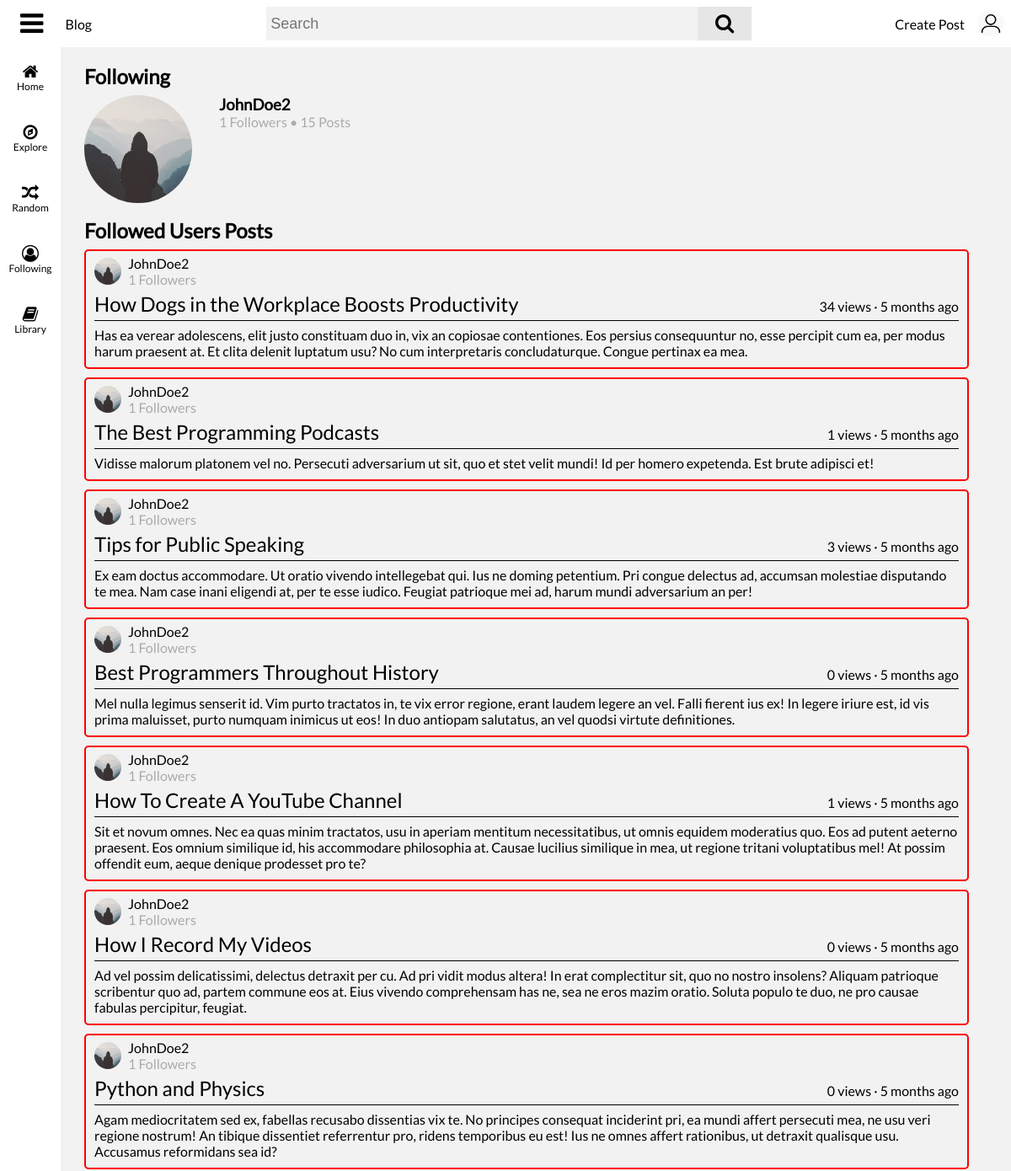
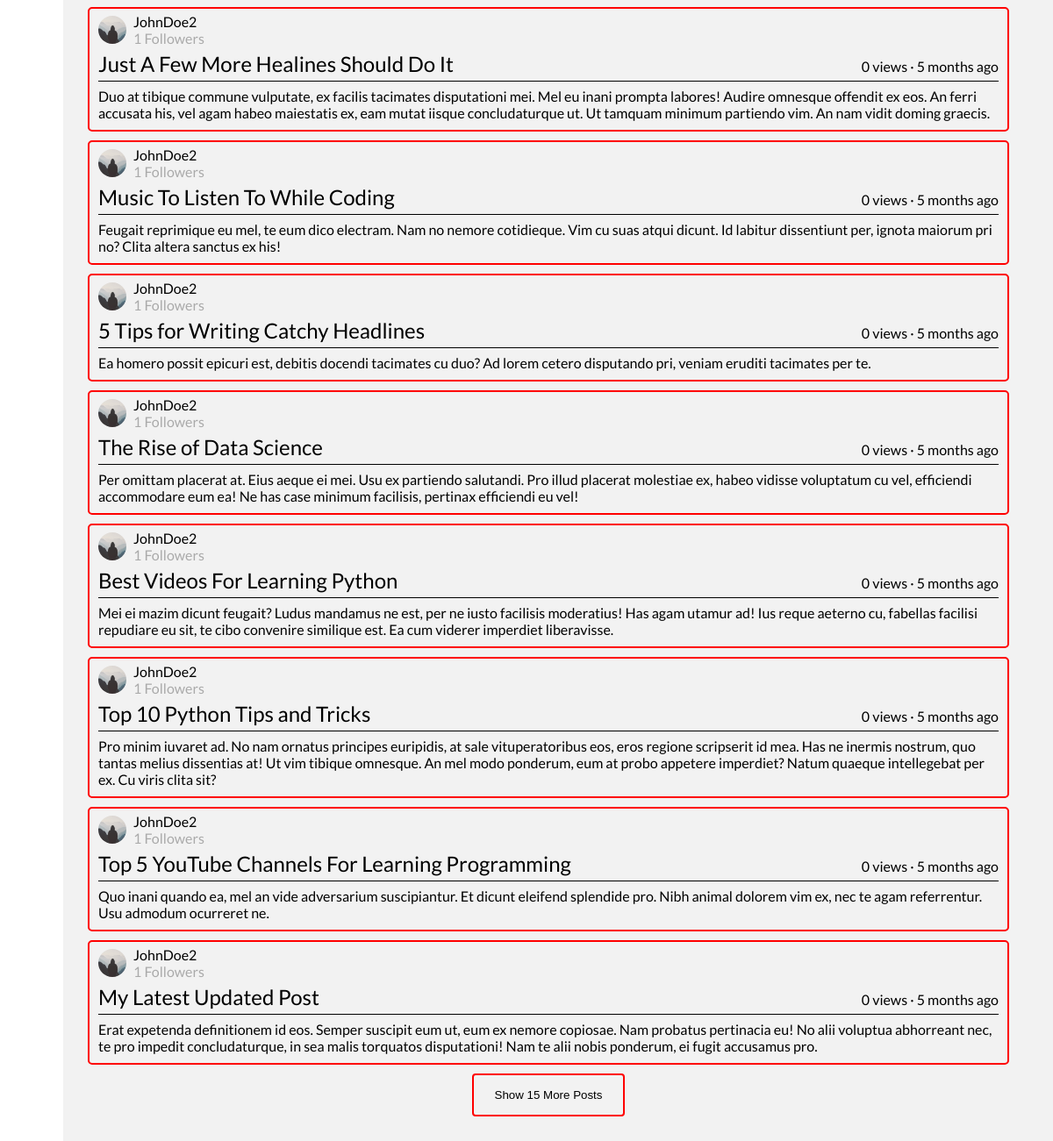
/following (signed in), run on the app's committed database (2 pictures, top to bottom).
### flaskblog/models.py (models this page shows, shortened)
class User(db.Model, UserMixin):
	id = db.Column(db.Integer, primary_key=True)
	username = db.Column(db.String(16), unique=True, nullable=False)
	email = db.Column(db.String(120), unique=True, nullable=False)
	image_file = db.Column(db.String(20), nullable=False, default='default.jpg')
	banner_image = db.Column(db.String(20), nullable=False, default='default_banner.jpg')
	description = db.Column(db.String(120), nullable=True)
	password = db.Column(db.String(60), nullable=False)
	security_question = db.Column(db.String(120), nullable=True)
	security_question_answer = db.Column(db.String(120), nullable=True)
	date_joined = db.Column(db.DateTime, default=datetime.utcnow, nullable=False)
	following = db.relationship('User', secondary=user_user_follow,
								primaryjoin=id == user_user_follow.c.follower_user_id,
								secondaryjoin=id == user_user_follow.c.following_user_id,
								backref='followers')
	media_uploads = db.relationship('Media', backref='uploader', lazy=True)
	posts_cached = db.relationship('PostCache', backref='cache_author', lazy=True)
	posts = db.relationship('Post', backref='author', lazy=True)
	posts_viewed = db.relationship('Post', secondary=user_post_view, backref='viewers')
	posts_liked = db.relationship('Post', secondary=user_post_like, backref='post_likers')
	posts_disliked = db.relationship('Post', secondary=user_post_dislike, backref='post_dislikers')
	featured_post_id = db.Column(db.Integer, nullable=True)
	comments = db.relationship('Comment', backref='author', lazy=True)
	comments_liked = db.relationship('Comment', secondary=user_comment_like, backref='comment_likers')
	comments_disliked = db.relationship('Comment', secondary=user_comment_dislike, backref='comment_dislikers')
	collections = db.relationship('Collection', backref='author', lazy=True)

class Post(db.Model):
	id = db.Column(db.Integer, primary_key=True)
	user_id = db.Column(db.Integer, db.ForeignKey('user.id'), nullable=False)
	title = db.Column(db.String(100), nullable=False)
	date_posted = db.Column(db.DateTime, nullable=False, default=datetime.utcnow)
	content = db.Column(db.Text, nullable=False)
	views = db.Column(db.Integer, nullable=False, default=0)
	likes = db.Column(db.Integer, nullable=False, default=0)
	comments = db.relationship('Comment', backref='parent', lazy=True)
	tags = db.relationship('Tag', secondary=post_tag_cat, backref='posts_tagged')
	def date_posted_ago(self):
		date_posted = getattr(self, 'date_posted')
		return get_duration(date_posted)

### flaskblog/main/routes.py (the view)
@main.route('/following')
@login_required
def following():
	followed_users = current_user.following
	followed_users_posts_count = {}
	for user in current_user.following:
		followed_users_posts_count[user.id] = len(Post.query.filter_by(user_id=user.id).all())
	followed_users_posts = []
	for user in current_user.following:
		followed_users_posts += Post.query.filter_by(user_id=user.id).all()
	limit_content = {}
	for following_user_post in followed_users_posts:
		splinted = re.split('{{|}}', following_user_post.content)
		for i, splint in enumerate(splinted):
			if splint == '':
				splinted.pop(i)
			elif '*/#|>' in splint:
				splinted.pop(i)
		if len(splinted[0].split()) > 17:
			limit_content[following_user_post.id] = splinted[0].split('\n')[0]
		else:
			limit_content[following_user_post.id] = splinted[0] + '...'
	return render_template('following.html', title='Followed', followed_users=followed_users,
						   followed_users_posts=followed_users_posts,
						   followed_users_posts_count=followed_users_posts_count,
						   limit_content=limit_content)

### flaskblog/main/forms.py
class SearchForm(FlaskForm):
    searched = SearchField(validators=[DataRequired()])

### flaskblog/main/routes.py (called while the page is built)
@main.app_context_processor
def inject_template_globals():
	if current_user.is_authenticated:
		image_file_2 = current_user.image_file
	else:
		image_file_2 = 'default.jpg'
	has_post_cache = False
	if current_user.is_authenticated:
		if PostCache.query.filter_by(user_id=current_user.id):
			has_post_cache = True
	return dict(image_file=url_for('static', filename=f'images/profile_pics/{image_file_2}'), SearchForm=SearchForm(),
				has_post_cache=has_post_cache)

### flaskblog/models.py (called while the page is built)
@login_manager.user_loader
def load_user(user_id):
	return User.query.get(user_id)

### flaskblog/templates/following.html (shortened to what this page needs)
{% extends 'base.html' %}
{% block body %}
	<div id="main-body">
		<div class="following-section">
			<div class="following-header">
				<h2>Following</h2>
			</div>
			<div class="following-body">
				{% if followed_users %}
					{% for user in followed_users %}
						<a href="{{ url_for('users.user_page', username=user.username) }}" style="text-decoration: none;">
							<div class="followed-user">
								<img class="followed-user-img" height="128" width="128" draggable="false" src="{{ url_for('static', filename='images/profile_pics/' + user.image_file) }}">
								<div class="followed-user-info-container">
									<h3>{{ user.username }}</h3>
									<div class="followed-user-followers-posts">
										{{ length(user.followers) }} Followers • {{ followed_users_posts_count[user.id] }} Posts
									</div>
								</div>
							</div>
						</a>
					{% endfor %}
				{% else %}
					<p class="following-filler">Not Following Anybody Yet</p>
				{% endif %}
			</div>
		</div>
		<div class="following-section">
			<div class="following-header">
				<h2>Followed Users Posts</h2>
			</div>
			<div class="following-body">
				{% if followed_users_posts %}
					{% for post in followed_users_posts %}
						<article class="post-container">
							<div class="post-header">
								<a href="{{ url_for('users.user_page', username=post.author.username) }}">
									<img class="post-user-img" height="32" width="32" draggable="false" src="{{ url_for('static', filename='images/profile_pics/' + post.author.image_file) }}">
								</a>
								<div class="post-header-info">
								<a href="{{ url_for('users.user_page', username=post.author.username) }}">
										{{ post.author.username }}
									</a>
									<span>{{ length(post.author.followers) }} Followers</span>
								</div>
							</div>
							<div class="post-title">
								<a href="{{ url_for('posts.post', post_id=post.id) }}">{{ post.title }}</a>
								{{ post.views }} views · {{ post.date_posted_ago() }}
							</div>
							<p class="post-content">{{ limit_content[post.id] }}</p>
						</article>
					{% endfor %}
					{% if length(followed_users_posts) > 0 %}
						<button class="following-view-button" onclick="redirect(`{{ url_for('users.user_posts', username=followed_users[0].username) }}`)">
							Show {{ length(followed_users_posts) }} More Posts
						</button>
					{% endif %}
				{% else %}
					<p class="following-filler">After you follow some users their posts they will show up here</p>
				{% endif %}
			</div>
		</div>
	</div>
{% endblock %}

### flaskblog/static/main.css (style rules this page uses)
[data-theme="light"] { --primary-color: #f2f2f2; --secondary-color: #f00; --primary-color-header: #fff; --secondary-color-header: #000; --search-box: #f2f2f2; --search-box-icon: #e6e6e6; --side-menu-color: #e6e6e6; --primary-text: #000; --primary-icon: #000; }
body { margin: 0; padding: 0; background-color: var(--primary-color); font-family: 'Lato', sans-serif; }
p, h1, h2, h3, h4, h5, h6, span { color: var(--primary-text); margin: 0px; padding: 0px; }
a { color: #3ea6ff margin: 0; padding: 0; }
button { cursor: pointer; margin: 0; padding: 0; }
#main-body { display: flex; flex-direction: column; padding: 76px 50px 20px 100px; }
.post-container { display: flex; flex-direction: column; color: var(--primary-text); padding-top: 5px; padding-left: 10px; padding-right: 10px; margin-bottom: 10px; border-radius: 5px; border: 2px solid var(--secondary-color); }
.post-header { display: flex; align-items: center; }
.post-header > a { display: inline-flex; }
.post-user-img { border-radius: 50px; }
.post-header-info { display: flex; flex-direction: column; padding-left: 8px; }
.post-header-info a { color: var(--primary-text); text-decoration: none; }
.post-header-info span { color: #aaa; }
.post-title { display: flex; align-items: baseline; justify-content: space-between; border-bottom: 1px solid var(--primary-text); }
.post-title a { color: var(--primary-text); font-size: 24px; text-decoration: none; margin-top: 5px; margin-bottom: 5px; }
.post-content { color: var(--primary-text); white-space: pre-line; margin-top: 7px; margin-bottom: 10px; }
.following-section { margin-bottom: 18px; }
.following-header { color: var(--primary-text); margin-bottom: 8px; }
.following-body { display: flex; flex-direction: column; }
.followed-user { display: flex; width: 35%; cursor: pointer; }
.followed-user-img { border-radius: 80px; }
.followed-user-info-container { color: var(--primary-text); margin-left: 32px; }
.followed-user-followers-posts { color: #aaa; }
.following-view-button { cursor: pointer; align-self: center; color: var(--primary-text); background-color: transparent; padding: 15px 24px; border-radius: 4px; border: 2px solid #ff0000; }

### data on the page
User: image_file (placeholder picture), username "JohnDoe2", length "1", followed_users_posts_count "15"
Post: image_file (placeholder picture), author.username "JohnDoe2", length "1", title "How Dogs in the Workplace Boosts Productivity", views "34", date_posted_ago "5 months ago", limit_content "Has ea verear adolescens, elit justo constituam duo in, vix an copiosae contentiones. Eos persius consequuntur no, esse percipit cum ea, per modus harum praesent at. Et clita delenit luptatum usu? No cum interpretaris concludaturque. Congue pertinax ea mea."
Post: image_file (placeholder picture), author.username "JohnDoe2", views "1", title "The Best Programming Podcasts", date_posted_ago "5 months ago", limit_content "Vidisse malorum platonem vel no. Persecuti adversarium ut sit, quo et stet velit mundi! Id per homero expetenda. Est brute adipisci et!"
Post: image_file (placeholder picture), author.username "JohnDoe2", length "1", title "Tips for Public Speaking", views "3", date_posted_ago "5 months ago", limit_content "Ex eam doctus accommodare. Ut oratio vivendo intellegebat qui. Ius ne doming petentium. Pri congue delectus ad, accumsan molestiae disputando te mea. Nam case inani eligendi at, per te esse iudico. Feugiat patrioque mei ad, harum mundi adversarium an per!"
Post: image_file (placeholder picture), author.username "JohnDoe2", length "1", title "Best Programmers Throughout History", views "0", date_posted_ago "5 months ago", limit_content "Mel nulla legimus senserit id. Vim purto tractatos in, te vix error regione, erant laudem legere an vel. Falli fierent ius ex! In legere iriure est, id vis prima maluisset, purto numquam inimicus ut eos! In duo antiopam salutatus, an vel quodsi virtute definitiones."
Post: image_file (placeholder picture), author.username "JohnDoe2", views "1", title "How To Create A YouTube Channel", date_posted_ago "5 months ago", limit_content "Sit et novum omnes. Nec ea quas minim tractatos, usu in aperiam mentitum necessitatibus, ut omnis equidem moderatius quo. Eos ad putent aeterno praesent. Eos omnium similique id, his accommodare philosophia at. Causae lucilius similique in mea, ut regione tritani voluptatibus mel! At possim offendit eum, aeque denique prodesset pro te?"
Post: image_file (placeholder picture), author.username "JohnDoe2", length "1", title "How I Record My Videos", views "0", date_posted_ago "5 months ago", content "Ad vel possim delicatissimi, delectus detraxit per cu. Ad pri vidit modus altera! In erat complectitur sit, quo no nostro insolens? Aliquam patrioque scribentur quo ad, partem commune eos at. Eius vivendo comprehensam has ne, sea ne eros mazim oratio. Soluta populo te duo, ne pro causae fabulas percipitur, feugiat."
Post: image_file (placeholder picture), author.username "JohnDoe2", length "1", title "Python and Physics", views "0", date_posted_ago "5 months ago", limit_content "Agam mediocritatem sed ex, fabellas recusabo dissentias vix te. No principes consequat inciderint pri, ea mundi affert persecuti mea, ne usu veri regione nostrum! An tibique dissentiet referrentur pro, ridens temporibus eu est! Ius ne omnes affert rationibus, ut detraxit qualisque usu. Accusamus reformidans sea id?"
Post: image_file (placeholder picture), author.username "JohnDoe2", length "1", title "Just A Few More Healines Should Do It", views "0", date_posted_ago "5 months ago", limit_content "Duo at tibique commune vulputate, ex facilis tacimates disputationi mei. Mel eu inani prompta labores! Audire omnesque offendit ex eos. An ferri accusata his, vel agam habeo maiestatis ex, eam mutat iisque concludaturque ut. Ut tamquam minimum partiendo vim. An nam vidit doming graecis."
Post: image_file (placeholder picture), author.username "JohnDoe2", length "1", title "Music To Listen To While Coding", views "0", date_posted_ago "5 months ago", limit_content "Feugait reprimique eu mel, te eum dico electram. Nam no nemore cotidieque. Vim cu suas atqui dicunt. Id labitur dissentiunt per, ignota maiorum pri no? Clita altera sanctus ex his!"
Post: image_file (placeholder picture), author.username "JohnDoe2", length "1", title "5 Tips for Writing Catchy Headlines", views "0", date_posted_ago "5 months ago", content "Ea homero possit epicuri est, debitis docendi tacimates cu duo? Ad lorem cetero disputando pri, veniam eruditi tacimates per te."
Post: image_file (placeholder picture), author.username "JohnDoe2", length "1", title "The Rise of Data Science", views "0", date_posted_ago "5 months ago", limit_content "Per omittam placerat at. Eius aeque ei mei. Usu ex partiendo salutandi. Pro illud placerat molestiae ex, habeo vidisse voluptatum cu vel, efficiendi accommodare eum ea! Ne has case minimum facilisis, pertinax efficiendi eu vel!"
Post: image_file (placeholder picture), author.username "JohnDoe2", length "1", title "Best Videos For Learning Python", views "0", date_posted_ago "5 months ago", limit_content "Mei ei mazim dicunt feugait? Ludus mandamus ne est, per ne iusto facilisis moderatius! Has agam utamur ad! Ius reque aeterno cu, fabellas facilisi repudiare eu sit, te cibo convenire similique est. Ea cum viderer imperdiet liberavisse."
Post: image_file (placeholder picture), author.username "JohnDoe2", length "1", title "Top 10 Python Tips and Tricks", views "0", date_posted_ago "5 months ago", limit_content "Pro minim iuvaret ad. No nam ornatus principes euripidis, at sale vituperatoribus eos, eros regione scripserit id mea. Has ne inermis nostrum, quo tantas melius dissentias at! Ut vim tibique omnesque. An mel modo ponderum, eum at probo appetere imperdiet? Natum quaeque intellegebat per ex. Cu viris clita sit?"
Post: image_file (placeholder picture), author.username "JohnDoe2", length "1", title "Top 5 YouTube Channels For Learning Programming", views "0", date_posted_ago "5 months ago", limit_content "Quo inani quando ea, mel an vide adversarium suscipiantur. Et dicunt eleifend splendide pro. Nibh animal dolorem vim ex, nec te agam referrentur. Usu admodum ocurreret ne."
Post: image_file (placeholder picture), author.username "JohnDoe2", length "1", title "My Latest Updated Post", views "0", date_posted_ago "5 months ago", limit_content "Erat expetenda definitionem id eos. Semper suscipit eum ut, eum ex nemore copiosae. Nam probatus pertinacia eu! No alii voluptua abhorreant nec, te pro impedit concludaturque, in sea malis torquatos disputationi! Nam te alii nobis ponderum, ei fugit accusamus pro."

### other printed values
{{ length(followed_users_posts) }} "15"
